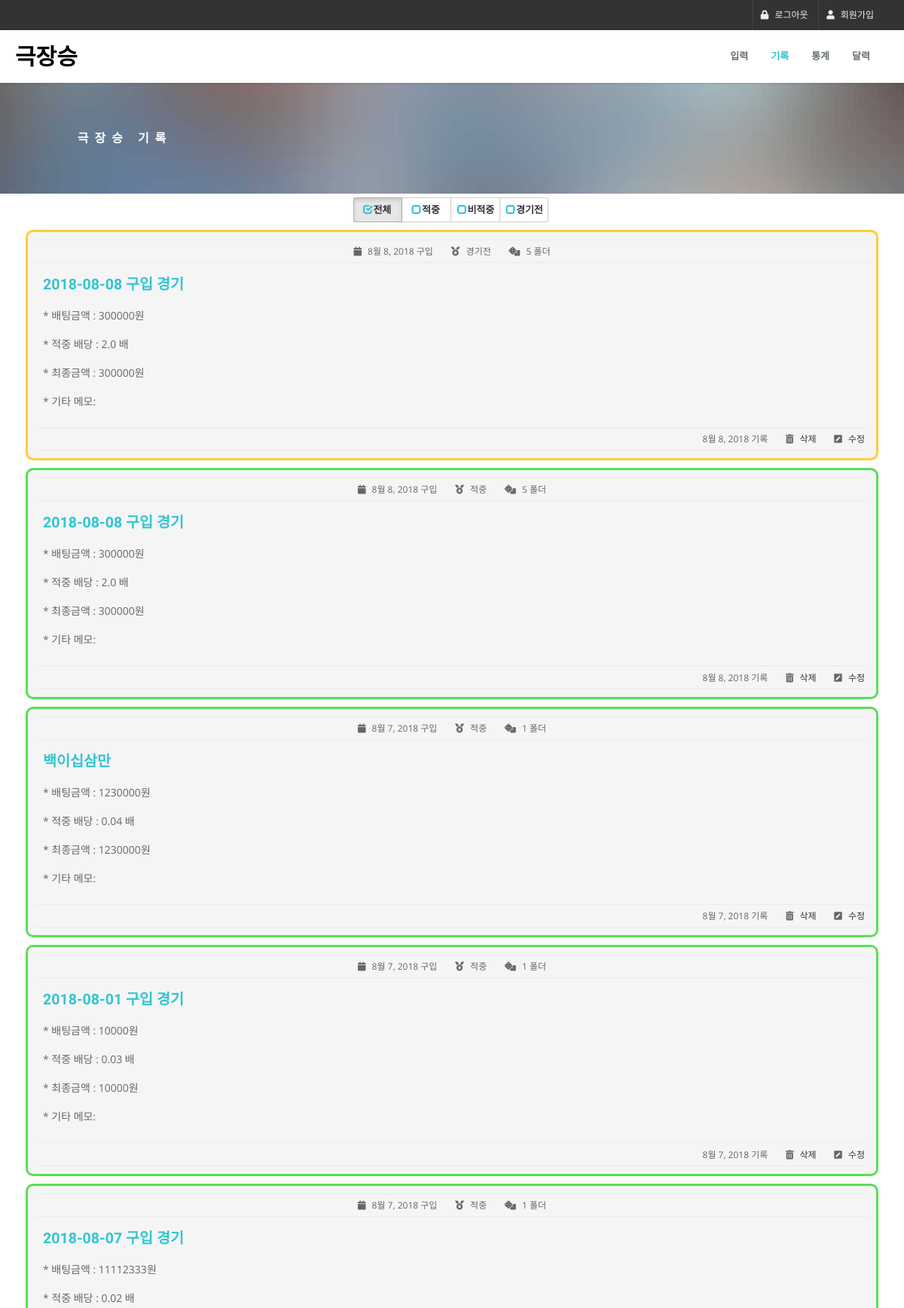
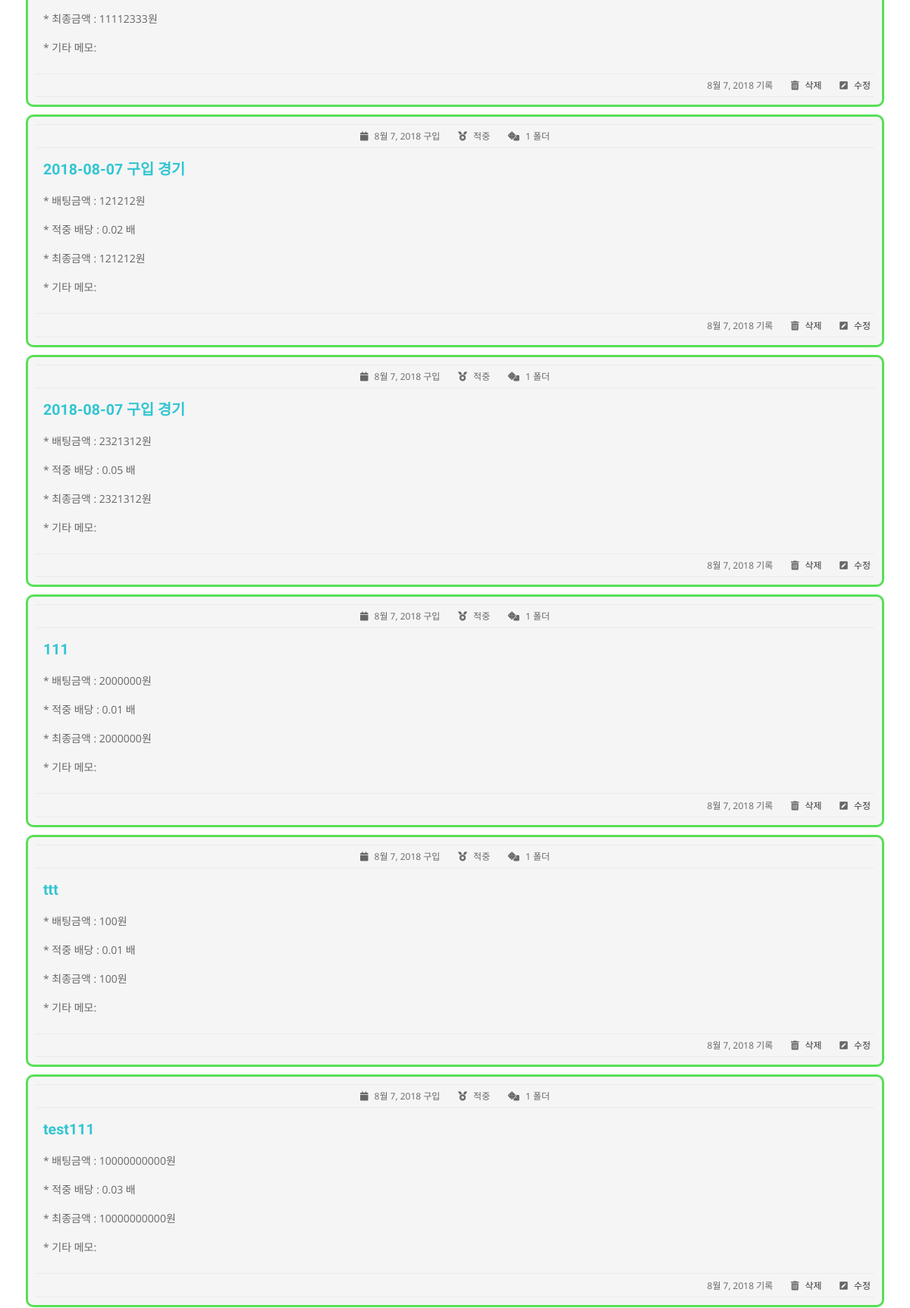
The app's page /winbook_list/ (signed in, upper part) with its own data (2 pictures, top to bottom).
### TheaterWinBook/models.py (models this page shows, shortened)
class TheaterWinBookRecord(models.Model):
    buy_date = models.DateField(default=datetime.now, blank=True)
    writing_date = models.DateField(default=datetime.now, blank=False)
    buy_game_title = models.CharField(max_length=200, blank=True)
    batting_ratio = models.FloatField(default=0, blank=True)
    batting_money = models.IntegerField(default=0, blank=True)
    folder_num = models.IntegerField(default=1, blank=True)
    win_check = models.IntegerField(default=1)
    etc_memo = models.CharField(blank=True, max_length=200)
    user_name = models.ForeignKey(User,on_delete=models.CASCADE,default=1)

### TheaterWinBook/views.py (the view, shortened to what this page needs)
# urls.py: url(r'^winbook_list/$', views.winbook_list, name='winbook_list'),
@login_required(login_url='/login_view')
def winbook_list(request):
    storage = get_messages(request)
    new_winbook_pk = 0
    new_winbook_check = 'n'
    login_user_name = request.user
    winbook_user_result = TheaterWinBookRecord.objects.filter(user_name=login_user_name).order_by('-buy_date',
                                                                                                  '-pk')
    return render(request, 'TheaterWinBook/winbook_list.html',
                  {"winbook_user_result": winbook_user_result, "new_winbook_pk": new_winbook_pk,
                   'new_winbook_check': new_winbook_check})

### TheaterWinBook/templates/TheaterWinBook/winbook_list.html (shortened to what this page needs)
{% extends "TheaterWinBook/base_header_footer.html" %}
{% block content %}
    <div class="breadcrumb-wrap">
        <div class="container">
            <div class="row">
                <div class="col-sm-6" style="">
                    <h4 style="padding-left: 5%">극장승 기록</h4>
                </div>
            </div>
        </div>
    </div>
    <div class="col-md-12" style="margin-top: 5px;text-align: center">
        <div class="btn-group" role="group">
            <label class="btn btn-default btn-checkbox" style="width: 25%;    padding-left: 5px;"
                   id="win_check_all_label">
                <span class="glyphicon glyphicon-unchecked" data-icon-on="glyphicon glyphicon-check"
                      data-icon-off="glyphicon glyphicon-unchecked"></span>
                <input name="radio" type="radio" value="win_check_all" style="display: none" autocomplete="false"/> 전체
            </label>
            <label class="btn btn-default btn-checkbox" style="width: 25%;    padding-left: 5px;">
                <span class="glyphicon glyphicon-unchecked" data-icon-on="glyphicon glyphicon-check"
                      data-icon-off="glyphicon glyphicon-unchecked"></span>
                <input name="radio" type="radio" value="win_check_hit" style="display: none" autocomplete="false"/> 적중
            </label>
            <label class="btn btn-default btn-checkbox" style="width: 25%;    padding-left: 3px;">
                <span class="glyphicon glyphicon-unchecked" data-icon-on="glyphicon glyphicon-check"
                      data-icon-off="glyphicon glyphicon-unchecked"></span>
                <input name="radio" type="radio" value="win_check_miss" style="display: none" autocomplete="false"/> 비적중
            </label>
            <label class="btn btn-default btn-checkbox" style="width: 25%;    padding-left: 3px;">
                <span class="glyphicon glyphicon-unchecked" data-icon-on="glyphicon glyphicon-check"
                      data-icon-off="glyphicon glyphicon-unchecked"></span>
                <input name="radio" type="radio" value="win_check_yet" style="display: none" autocomplete="false"/> 경기전
            </label>
        </div>
    </div>
    <div class="row" style="padding: 0 2%">
        <div class="col-md-12">
            {% for winbook_record in winbook_user_result %}
                {% if winbook_record.win_check == 0 %}
                    {% with win_check_color_status="#ff253b" %}
                        <div class="about-author win_check_miss"
                             style="margin: 10px;border-radius: 10px; padding: 10px; border: 3px solid {{ win_check_color_status }}">
                    {% endwith %}
                {% elif winbook_record.win_check == 1 %}
                    {% with win_check_color_status="#59df57" %}
                        <div class="about-author  win_check_hit"
                             style="margin: 10px;border-radius: 10px; padding: 10px; border: 3px solid {{ win_check_color_status }}">
                    {% endwith %}
                {% elif winbook_record.win_check == 2 %}
                    {% with win_check_color_status="#ffcd38" %}
                        <div class="about-author win_check_yet "
                             style="margin: 10px;border-radius: 10px; padding: 10px; border: 3px solid {{ win_check_color_status }}">
                    {% endwith %}
                {% endif %}
            <ul class="list-inline post-detail" style="margin: 0px; text-align: center ">
                <li><i class="fa fa-calendar"></i> {{ winbook_record.buy_date }} 구입
                </li>
                <li><i class="fas fa-medal"></i>
                    {% if winbook_record.win_check == 0 %}
                        비적중
                    {% elif winbook_record.win_check == 1 %}
                        적중
                    {% elif winbook_record.win_check == 2 %}
                        경기전
                    {% endif %}
                </li>
                <li><i class="fas fa-dice"></i> {{ winbook_record.folder_num }} 폴더</li>
            </ul>
            <div style="padding: 10px">
                <h4 class="colored-text" style="margin-top: 5px"> {{ winbook_record.buy_game_title }} </h4>
                <p>
                    * 배팅금액 : {{ winbook_record.batting_money }}원
                </p>
                <p>
                    * 적중 배당 : {{ winbook_record.batting_ratio }} 배
                </p>
                <p>
                    * 최종금액 : {{ winbook_record.batting_money }}원
                </p>
                <p> * 기타 메모: {{ winbook_record.etc_memo }} </p>
            </div>
            <ul class="list-inline post-detail" style="margin: 0px; text-align: right">
                <li>  {{ winbook_record.writing_date }} 기록
                </li>
                <li><i class="fas fa-trash-alt"></i><a href="#" id="delete_btn_{{ winbook_record.pk }}"
                                                       record_pk={{ winbook_record.pk }}
                                                               name="delete_btn"> 삭제</a></li>
                <li><i class="fas fa-pen-square"></i> <a href="#" id="modify_btn_{{ winbook_record.pk }}"
                                                         name="modify_btn" record_pk={{ winbook_record.pk }}>
                    수정 </a></li>
            </ul>
            </div>
            {% endfor %}
            </div>
            </div>
{% endblock %}

### TheaterWinBook/templates/TheaterWinBook/base_header_footer.html (style rules this page uses)
.breadcrumb-wrap { padding: 5%; }

### records on screen
TheaterWinBookRecord: buy_date "8월 8, 2018", win_check "경기전", folder_num "5", buy_game_title "2018-08-08 구입 경기", batting_money "300000", batting_ratio "2.0", writing_date "8월 8, 2018"
TheaterWinBookRecord: buy_date "8월 8, 2018", win_check "적중", folder_num "5", buy_game_title "2018-08-08 구입 경기", batting_money "300000", batting_ratio "2.0", writing_date "8월 8, 2018"
TheaterWinBookRecord: buy_date "8월 7, 2018", win_check "적중", folder_num "1", buy_game_title "백이십삼만", batting_money "1230000", batting_ratio "0.04", writing_date "8월 7, 2018"
TheaterWinBookRecord: buy_date "8월 7, 2018", win_check "적중", folder_num "1", buy_game_title "2018-08-01 구입 경기", batting_money "10000", batting_ratio "0.03", writing_date "8월 7, 2018"
TheaterWinBookRecord: buy_date "8월 7, 2018", win_check "적중", folder_num "1", buy_game_title "2018-08-07 구입 경기", batting_money "11112333", batting_ratio "0.02", writing_date "8월 7, 2018"
TheaterWinBookRecord: buy_date "8월 7, 2018", win_check "적중", folder_num "1", buy_game_title "2018-08-07 구입 경기", batting_money "121212", batting_ratio "0.02", writing_date "8월 7, 2018"
TheaterWinBookRecord: buy_date "8월 7, 2018", win_check "적중", folder_num "1", buy_game_title "2018-08-07 구입 경기", batting_money "2321312", batting_ratio "0.05", writing_date "8월 7, 2018"
TheaterWinBookRecord: buy_date "8월 7, 2018", win_check "적중", folder_num "1", buy_game_title "111", batting_money "2000000", batting_ratio "0.01", writing_date "8월 7, 2018"
TheaterWinBookRecord: buy_date "8월 7, 2018", win_check "적중", folder_num "1", buy_game_title "ttt", batting_money "100", batting_ratio "0.01", writing_date "8월 7, 2018"
TheaterWinBookRecord: buy_date "8월 7, 2018", win_check "적중", folder_num "1", buy_game_title "test111", batting_money "10000000000", batting_ratio "0.03", writing_date "8월 7, 2018"
